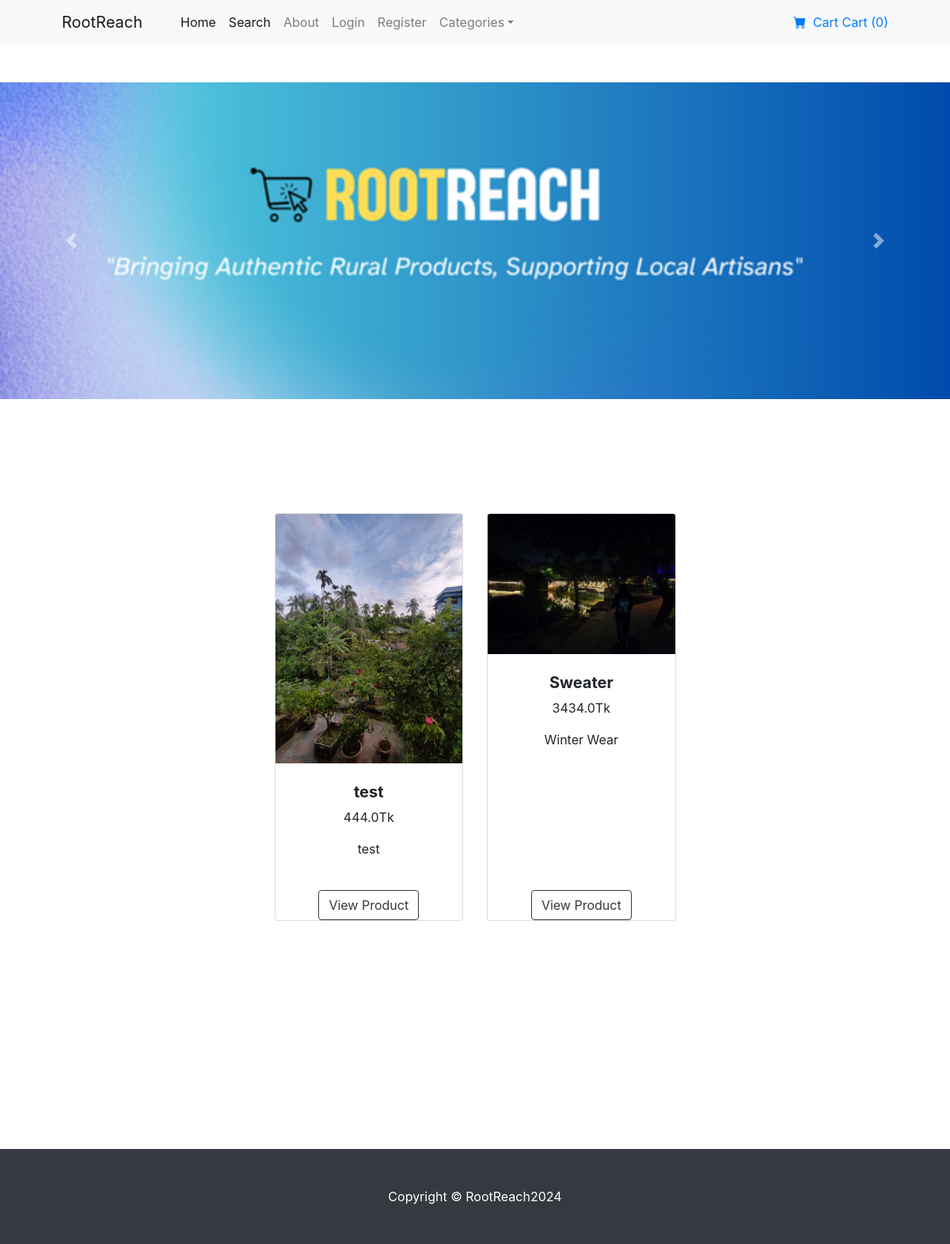
The page / on the database its author committed.
### products/models.py (models this page shows, shortened)
class Product(models.Model):
    name = models.CharField(max_length=100)
    price = models.FloatField()
    category = models.ForeignKey(Category, on_delete=models.CASCADE, default=1)
    description = models.TextField()
    image = models.ImageField(upload_to='uploads/products/')
    seller = models.ForeignKey(Seller, on_delete=models.CASCADE, related_name='products')
    is_sale = models.BooleanField(default=False)
    sale_price = models.FloatField(default=0)

class Category(models.Model):
    name = models.CharField(max_length=50)
    def __str__(self):
        return self.name
    class Meta:
        verbose_name_plural = 'Categories'

### RootReach/views.py (the view)
# urls.py: 2. Add a URL to urlpatterns:  path('', views.home, name='home')
def home(request):
    products = Product.objects.all()
    return render(request, 'home.html',{'products':products})

### cart/context_processors.py (called while the page is built)
def cart_quantity(request):
    if request.user.is_authenticated:
        cart = Cart(request)
        return {'cart_quantity': len(cart)}
    return {'cart_quantity': 0}

### templates/home.html (shortened to what this page needs)
{% extends 'base.html' %}
{% load static %}
{% block content %}
    <header class="bg-blue py-5">
    <div id="carouselExampleControls" class="carousel slide" data-ride="carousel">
        <div class="carousel-inner">
            <div class="carousel-item active">
                <img class="d-block w-100" src="{% static 'Dark Abstract Graphic Designer Email Header (1).png' %}" alt="Shop Header">
            </div>
        </div>
        <a class="carousel-control-prev" href="#carouselExampleControls" role="button" data-slide="prev">
            <span class="carousel-control-prev-icon" aria-hidden="true"></span>
        </a>
        <a class="carousel-control-next" href="#carouselExampleControls" role="button" data-slide="next">
            <span class="carousel-control-next-icon" aria-hidden="true"></span>
        </a>
    </div>
</header>
        <section class="py-5">
  <div class="container px-4 px-lg-5 mt-5">
    <div
      class="row gx-4 gx-lg-5 row-cols-2 row-cols-md-3 row-cols-xl-4 justify-content-center"
    >
    {% for product in products %}
    {% if product.is_sale %}
    <div class="col mb-5">
      <div class="card h-100">
        <div class="badge bg-dark text-white position-absolute" style="top: 0.5rem; right: 0.5rem">Sale</div>
        <img
          class="card-img-top"
          src="{{ product.image.url }}"
          alt="{{ product.name }}"
        />
        <div class="card-body p-4">
          <div class="text-center">
            <h5 class="fw-bolder">{{ product.name }}</h5>
            <div class="d-flex justify-content-center small text-warning mb-2">
              <div class="bi-star-fill"></div>
              &nbsp;&nbsp;Sale!&nbsp;&nbsp;
              <div class="bi-star-fill"></div>
            </div>
            <strike style="color: red;">{{ product.price }}Tk</strike>&nbsp;&nbsp;
            <b>{{ product.sale_price }}TK</b>
            <p class="mt-3">{{ product.category }}</p>
          </div>
        </div>
        <div class="card-footer p-4 pt-0 border-top-0 bg-transparent">
          <div class="text-center"><a class="btn btn-outline-dark mt-auto" href="{% url 'product_page' product.id  %}">View Product</a></div>
        </div>
      </div>
    </div>
    {% else %}
      <div class="col mb-5">
        <div class="card h-100">
          <img
            class="card-img-top"
            src="{{ product.image.url }}"
            alt="{{ product.name }}"
          />
          <div class="card-body p-4">
            <div class="text-center">
              <h5 class="fw-bolder">{{ product.name }}</h5>
              {{ product.price }}Tk
              <p class="mt-3">{{ product.category }}</p>
            </div>
          </div>
          <div class="text-center"><a class="btn btn-outline-dark mt-auto" href="{% url 'product_page' product.id  %}">View Product</a></div>
        </div>
      </div>
    {% endif %}
    {% endfor %}
    </div>
  </div>
</section>
{% endblock %}

### templates/base.html (shortened to what this page needs)
{% load static %}
<!DOCTYPE html>
<html lang="en">
    <head>
        <link href="https://cdn.jsdelivr.net/npm/bootstrap-icons@1.5.0/font/bootstrap-icons.css" rel="stylesheet" />
        <link href="../static/startbootstrap-shop-homepage-gh-pages/css/styles.css" rel="stylesheet" />
        <link href="https://cdn.jsdelivr.net/npm/bootstrap@4.6.2/dist/css/bootstrap.min.css" rel="stylesheet">
    </head>
    <body>
    {% include 'navbar.html' %}
{%  block content %}
    {% endblock %}
    <br/><br/><br/><br/><br/><br/><br/><br/>
        <footer class="py-5 bg-dark">
            <div class="container"><p class="m-0 text-center text-white">Copyright &copy; RootReach2024</p></div>
        </footer>
    </body>
</html>

### templates/navbar.html (shortened to what this page needs)
<!DOCTYPE html>
<html lang="en">
<head>
</head>
<body>
        <nav class="navbar navbar-expand-lg navbar-light bg-light">
            <div class="container px-4 px-lg-5">
                <a class="navbar-brand" href="{% url 'home' %}">RootReach</a>
                <div class="collapse navbar-collapse" id="navbarSupportedContent">
                    <ul class="navbar-nav me-auto mb-2 mb-lg-0 ms-lg-4">
                        <li class="nav-item"><a class="nav-link active" aria-current="page" href="{% url 'home' %}">Home</a></li>
                      <li class="nav-item"><a class="nav-link active" aria-current="page" href="{% url 'search' %}">Search</a></li>
                        <li class="nav-item"><a class="nav-link" href="{% url 'about' %}">About</a></li>
                              {% if user.is_authenticated %}
                        <li class="nav-item"><a class="nav-link" href="{% url 'update_profile' %}">Profile</a></li>
                        <li class="nav-item"><a class="nav-link" href="{% url 'logout' %}">Logout</a></li>
                        {% if user.seller %}
                            <li class="nav-item"><a class="nav-link" href="{% url 'seller_area' %}">Seller Zone</a></li>
                        {% endif %}
                    {% else %}
                        <li class="nav-item"><a class="nav-link" href="{% url 'login' %}">Login</a></li>
                        <li class="nav-item"><a class="nav-link" href="{% url 'register' %}">Register</a></li>
                    {% endif %}
                        <li class="nav-item dropdown">
                            <a class="nav-link dropdown-toggle" id="navbarDropdown" href="#" role="button" data-bs-toggle="dropdown" aria-expanded="false">Categories</a>
                        </li>
                    </ul>
                    <form class="d-flex">
                <a href="{% url 'cart_summary'  %}">
                            <i class="bi-cart-fill me-1"></i>
                            Cart
                     Cart (<span id="cart_quantity">{{ cart_quantity }}</span>)
                </a>
                    </form>
                </div>
            </div>
        </nav>
</body>
</html>

### rows shown on the page
Product: image (picture), name "test", price "444.0", category "test"
Product: image (picture), name "Sweater", price "3434.0", category "Winter Wear"

### other values the page prints
{{ cart_quantity }} "0"
